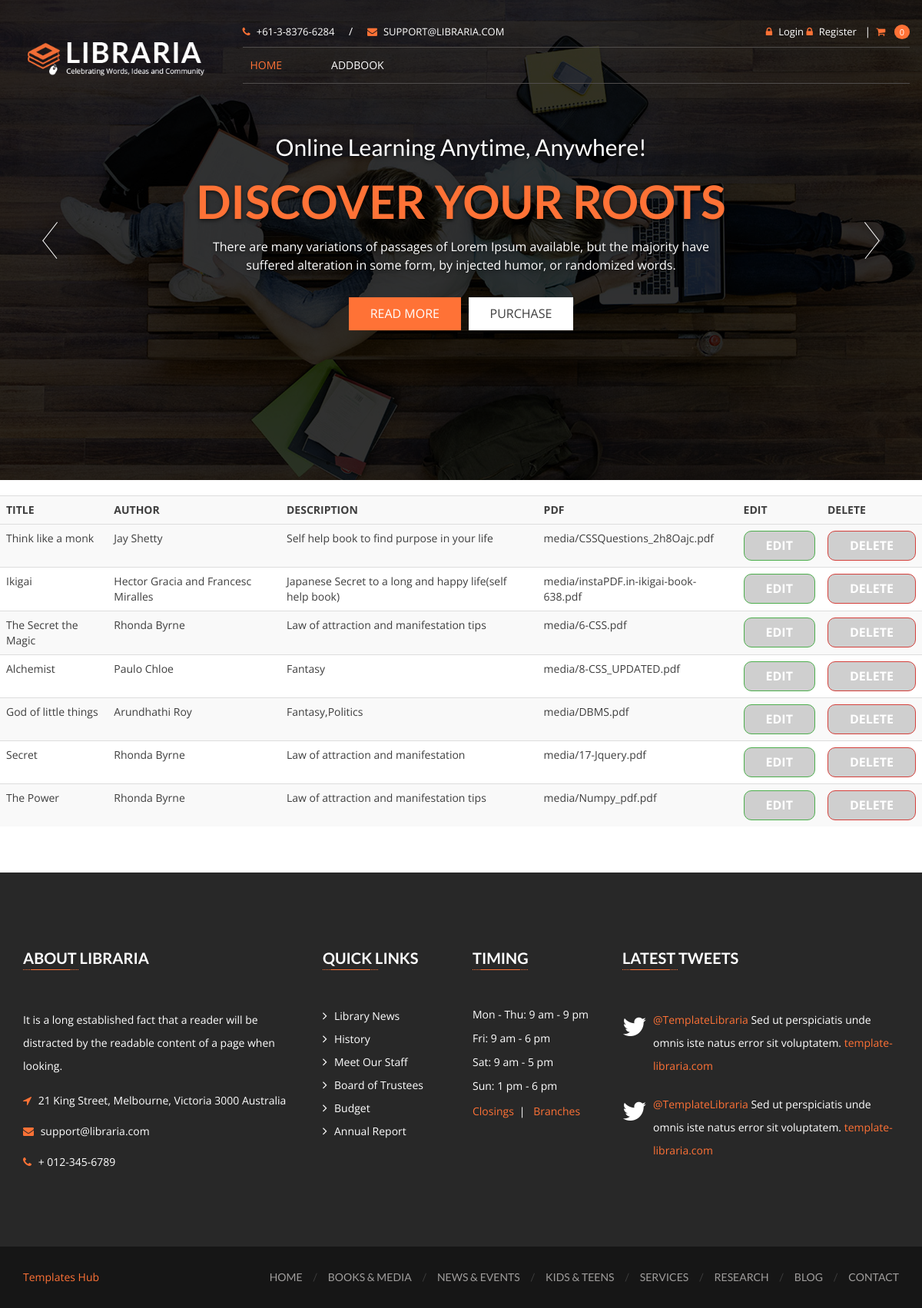
/librarianindex/, run on an earlier commit of the app's database.
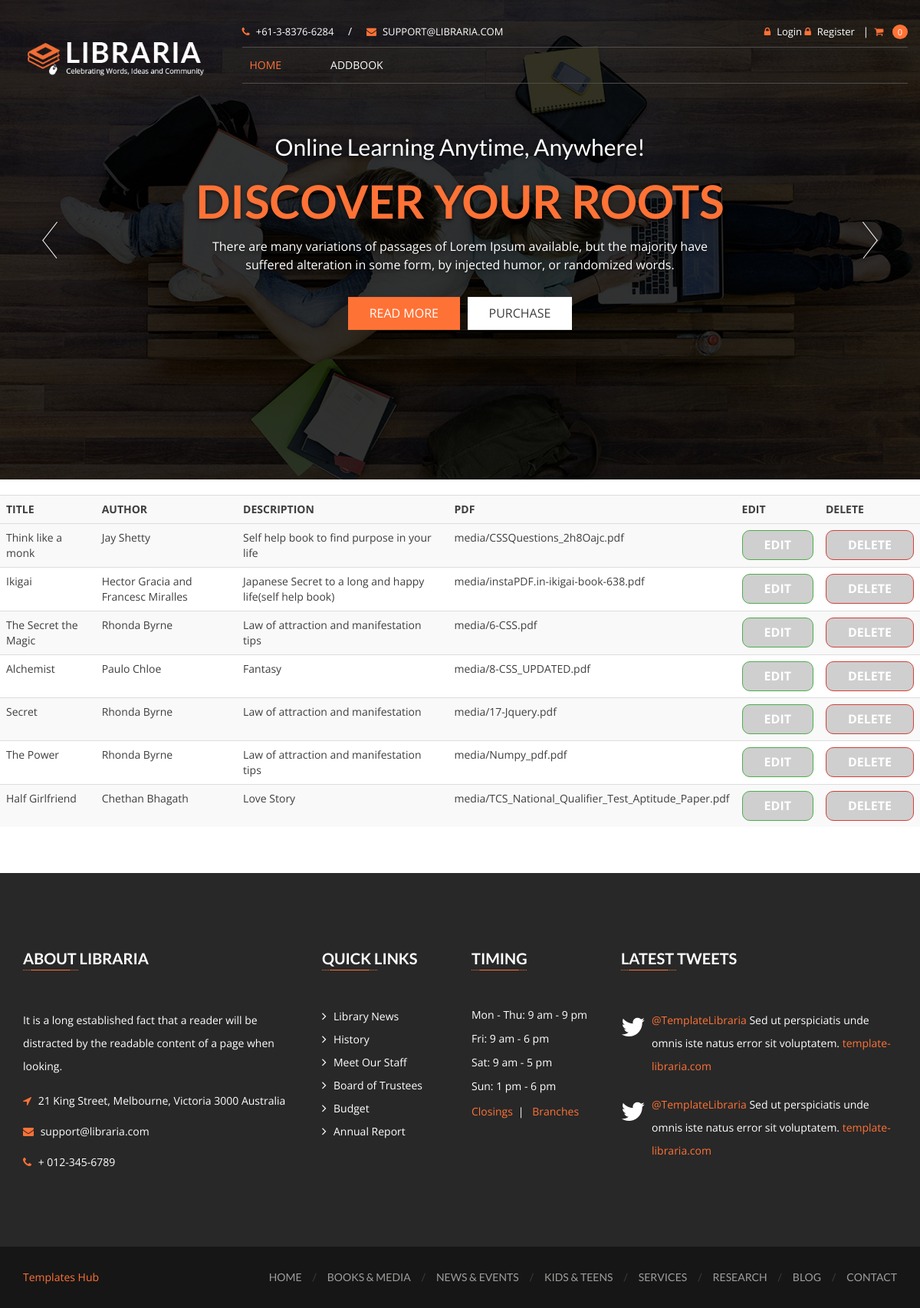
And on a later commit of the database.
### bookstoreapp/models.py (models this page shows, shortened)
class Book(models.Model):
    name = models.CharField(max_length=100)
    author = models.CharField(max_length=100)
    desc = models.CharField(max_length=1000)
    pdf = models.FileField(upload_to='media',null=True)

### bookstoreapp/views.py (the view)
# urls.py: path('librarianindex/',v.LibrarianIndexView.as_view(),name="librarian/librarianindex"),
class LibrarianIndexView(ListView):
    model=Book
    template_name="librarian/librarianindex.html"
    context_object_name='obj'

### bookstoreapp/templates/librarian/librarianindex.html (shortened to what the changed rows need)
{% load static %}
<!DOCTYPE html>
<html lang="zxx">
<head>
        <link href="{% static 'theme/css/font-awesome.min.css' %}" rel="stylesheet" type="text/css" />
        <link href="{% static 'theme/css/mmenu.css' %}" rel="stylesheet" type="text/css" />
        <link href="{% static 'theme/css/mmenu.positioning.css' %}" rel="stylesheet" type="text/css" />
        <link href="{% static 'theme/style.css' %}" rel="stylesheet" type="text/css" />
    </head>
    <body>
        <header id="header-v1" class="navbar-wrapper">
            <div class="container">
                <div class="row">
                    <nav class="navbar navbar-default">
                        <div class="row">
                            <div class="col-md-3">
                                <div class="navbar-header">
                                    <div class="navbar-brand">
                                        <h1>
                                            <a href="index-2.html">
                                                <img src="{% static 'theme/images/libraria-logo-v1.png' %}" alt="LIBRARIA" />
                                            </a>
                                        </h1>
                                    </div>
                                </div>
                            </div>
                    </nav>
                </div>
            </div>
        </header>
        <div data-ride="carousel" class="carousel slide" id="home-v1-header-carousel">
            <div class="carousel-inner">
                <div class="item active">
                    <div class="container">
                        <div class="carousel-caption">
                            <h2>Discover Your Roots</h2>
                        </div>
                    </div>
                </div>
            </div>
        </div>
<body >
    <table class='table table-primary table-striped'>
        <tr>
            <th>TITLE</th>
            <th>AUTHOR</th>
            <th>DESCRIPTION</th>
            <th>PDF</th>
            <th>EDIT</th>
            <th>DELETE</th>
        </tr>
        <tr>
            {% for i in obj %}
        <tr>
            <td>{{i.name}}</td>
            <td>{{i.author}}</td>
            <td>{{i.desc}}</td>
            <td>{{i.pdf}}</td>
            <td>
                <a href="{% url 'librarian/editbookpage' i.id %}" class="btn btn-success badge">EDIT</a>
            </td>
            <td><a class="btn btn-danger badge" href="{%url 'librarian/deletepage' i.id %}">DELETE</a></td>
        </tr>
        {% endfor %}
        </tr>
        <br>
    </table>
    <br>
    <br>
</body>
</html>

What changed in the data, as far as the page shows it:
removed Book: name "God of little things", author "Arundhathi Roy", desc "Fantasy,Politics", pdf "media/DBMS.pdf"
added Book: name "Half Girlfriend", author "Chethan Bhagath", desc "Love Story", pdf "media/TCS_National_Qualifier_Test_Aptitude_Paper.pdf"
